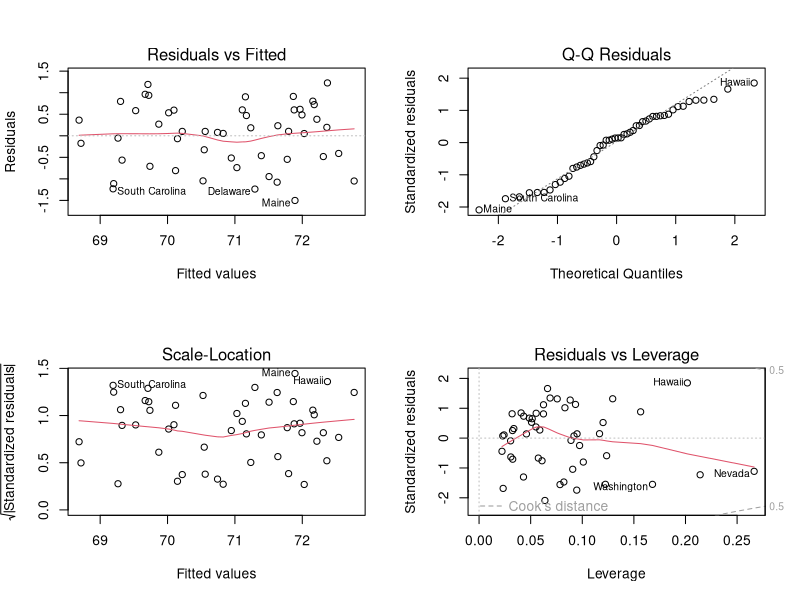

Generate this figure with R:
## ---- chunk 1
options(width = 400)
library(datasets)
st <- as.data.frame(state.x77)
head(st)

## ---- chunk 2
options(width = 400)
colnames(st)[4] = "Life.Exp"        
colnames(st)[6] = "HS.Grad"
model = lm(Life.Exp ~ Murder + HS.Grad + Frost, data=st)
summary.lm(model)
## ---- chunk 3
par(mfrow=c(2,2))                    
plot(model)
par(mfrow=c(1,1)) 

